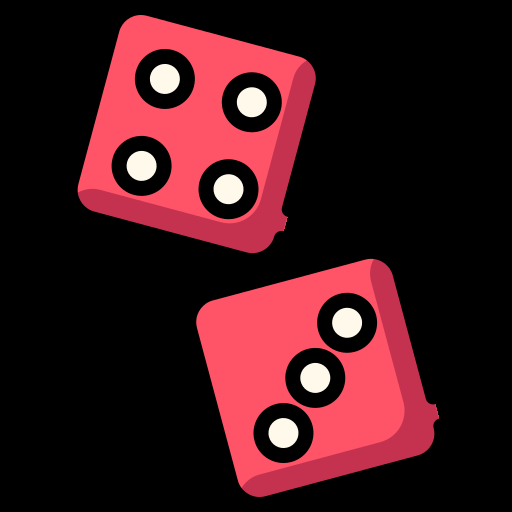
//> input picture devops/front/src/assets/dice.png, 512 x 512 px, given in place of the camera
$ ./video   (built with g++ and OpenCV 4)
//> lines starting //> are read from the running program, lines starting //| are printed output that depends on the picture; after the words box and inside, x2 and y2 are one past the last pixel; in counts of white or black regions, pixels touching at a corner belong together
#include <iostream>
#include <opencv2/highgui.hpp>
#include <opencv2/imgproc.hpp>
#include <vector>

using namespace cv;

// ---------------------------------
// ------------ UTILS --------------
// ---------------------------------

// [4 lines left out: function print, not called in this run]


// ---------------------------------
// ----------- HISTOGRAM -----------
// ---------------------------------


std::vector<double> histogramme( Mat image )
{
  int nbPixel = image.rows * image.cols;
  std::vector<double> histo( 256, 0.0 );

  for ( int y = 0; y < image.rows; y++ )
    for ( int x = 0; x < image.cols; x++ )
      histo[ image.at<uchar>(y,x) ] += 1.0/nbPixel;

  return histo;
}

std::vector<double> histogramme_cumule( const std::vector<double>& h_I )
{
    int V = h_I.size();
    std::vector<double> H_I(V, 0);
    H_I[0] = h_I[0];

    for(int i = 1; i < V; i++)
        H_I[i] += h_I[i] + H_I[i-1];

    return H_I;
}

cv::Mat afficheHistogrammes( const std::vector<double>& h_I,
                             const std::vector<double>& H_I )
{
    cv::Mat image( 256, 512, CV_8UC1 );
    image.setTo( 255 );

    // On recherche de la valeur maximale de l'histogramme
    double max = 0.0;
    for ( int i = 0; i < h_I.size(); i++ )
        if ( h_I[i] > max )
        //On stocke la valeur maximale
        max = h_I[i];

    // Tracé de l'histogramme h_I
    for ( int i = 0; i < h_I.size(); i++ )
    {
        int x = i;
        for ( int y = 255; y > 255 - (h_I[i] / max) * 255; y-- )
        image.at<uchar>(y,x) = 0;
    }
    // Tracé de l'histogramme H_I
    for ( int i = 0; i < H_I.size(); i++ )
    {
        int x = i + 256;
        // Colorier en bas du point
        for ( int y = 255; y > 255 - (H_I[i] / H_I.back()) * 255; y-- )
        image.at<uchar>(y,x) = 0;
    }
    return image;
}


cv::Mat egalisation_histogramme( const cv::Mat& image )
{
    std::vector<double> h_I = histogramme(image);
    std::vector<double> H_I = histogramme_cumule(h_I);
    cv::Mat image_egalisee(image.rows, image.cols, CV_8UC1);
    for(int i = 0; i < image.rows; i++)
    {
        for(int j = 0; j < image.cols; j++)
        {
            //colorier le pixel (i,j) de l'image egalisee avec la valeur de l'histogramme cumule
            int val = H_I[image.at<uchar>(i,j)] * H_I.size();
            image_egalisee.at<uchar>(i,j) = val;
        }
    }
    return image_egalisee;
}

// ---------------------------------
// ----------- TRAMAGE -------------
// ---------------------------------

// [42 lines left out: function tramage_floyd_steinberg, not called in this run]


// Function to calculate distance between two colors
float distance_color_l2(cv::Vec3f bgr1, cv::Vec3f bgr2) {
    return cv::norm(bgr1, bgr2, cv::NORM_L2);
}

// Function to find the index of the color closest to the given color in the vector of colors
// [14 lines left out: function best_color, not called in this run]

// Function to calculate the error vector between two colors
cv::Vec3f error_color(cv::Vec3f bgr1, cv::Vec3f bgr2) {
    return bgr1 - bgr2;
}

// Function for CMYK halftoning using Floyd-Steinberg algorithm
// [33 lines left out: function tramage_floyd_steinberg_cmyk, not called in this run]

// ---------------------------------
// ------------ MAIN ---------------
// ---------------------------------

int main(int argc, char *argv[])
{
    int mode = 0; //0, gray, 1, color
    std::vector<Mat> channels;

    // Define CMYK colors (from BGR)
    std::vector<cv::Vec3f> cmykColors = {
        cv::Vec3f(0.0, 0.0, 0.0),  // Black
        cv::Vec3f(1.0, 1.0, 1.0),  // white
        cv::Vec3f(1.0, 0.0, 1.0),  // Majenta
        cv::Vec3f(0.0, 1.0, 1.0),  // Yellow
        cv::Vec3f(1.0, 1.0, 0.0)   // Cyan
    };


    VideoCapture cap(0);
    if(!cap.isOpened()) return -1;
    Mat frame, frame_output;
    Mat hist;
    namedWindow("video", WINDOW_AUTOSIZE);
    namedWindow("histogramme", WINDOW_AUTOSIZE);
    for(;;)
    {
        cap >> frame;
//> frame is the input picture: 512 rows x 512 cols, CV_8UC3; mean B, G, R 27.3, 22.1, 61.2

        //take user input
        int   key_code = waitKey(30);
//> the 'e' key is pressed
        int ascii_code = key_code & 0xff;
        //apply changes to frame
        if (mode == 0) {
            cvtColor(frame, frame_output, COLOR_BGR2GRAY);
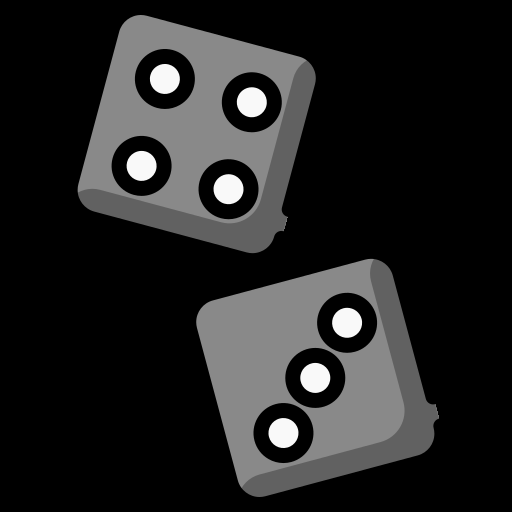
//> frame_output: 512 rows x 512 cols, CV_8UC1; min 0, max 249, mean 34.4
        }else{
            frame_output = frame.clone();
        }

        if (ascii_code == 't'){
            if(mode==1){
                // Apply CMYK halftoning
                //convert to CMYK
                frame_output = tramage_floyd_steinberg_cmyk(frame_output, cmykColors);
            }else{
                frame_output = tramage_floyd_steinberg(frame_output);
            }
        }

        if(ascii_code =='e')
        {
            if(mode==1){
                //convert to HSV
                cvtColor(frame_output, frame_output, COLOR_BGR2HSV);
                //get V channel from image
                split(frame_output, channels);
                frame_output = channels[2];
                frame_output = egalisation_histogramme(frame_output);
                channels[2] = frame_output;
                merge(channels, frame_output);
                cvtColor(frame_output, frame_output, COLOR_HSV2BGR);
            }else{
                frame_output = egalisation_histogramme(frame_output);
//> after the loop in histogramme, `for ( int y = 0; y < image.rows; y++ )`: histo = 256 values, max 0.738 at index 0, min 0 at index 144, mean 0.00391
//> in egalisation_histogramme, `std::vector<double> h_I = histogramme(image);`: h_I has the same summary as histo in histogramme
//> in histogramme_cumule, `int V = h_I.size();`: V = 256
//> in histogramme_cumule, `H_I[0] = h_I[0];`: H_I = 256 values, max 0.738 at index 0, min 0 at index 1, mean 0.00288
//> after the loop in histogramme_cumule, `for(int i = 1; i < V; i++)`: H_I = 256 values from 0.738 to 1
//> after the loop in egalisation_histogramme, `for(int i = 0; i < image.rows; i++)`:
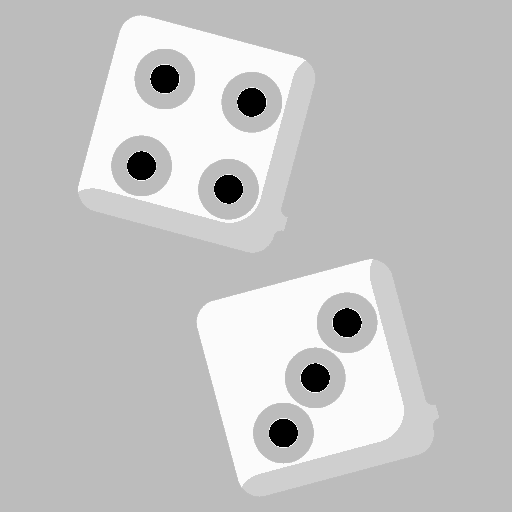
//> image_egalisee: 512 rows x 512 cols, CV_8UC1; min 0, max 251, mean 196.5
            }
        }

        //show modified frame
        imshow("video", frame_output);


        if(mode==1)
        {
            //show histogram for V channel of HSV image
            cvtColor(frame_output, frame_output, COLOR_BGR2HSV);
            split(frame_output, channels);
            frame_output = channels[2];
            hist = afficheHistogrammes( histogramme(frame_output) , histogramme_cumule(histogramme(frame_output)) );
            channels[2] = frame_output;
            merge(channels, frame_output);
            cvtColor(frame_output, frame_output, COLOR_HSV2BGR);

        }else{
            hist = afficheHistogrammes( histogramme(frame_output) , histogramme_cumule(histogramme(frame_output)) );
//> the loop in afficheHistogrammes, `for ( int i = 0; i < h_I.size(); i++ )` made 256 passes
//> max on passes 1, 189: 0.0173, 0.738
//> after the loop in afficheHistogrammes, `for ( int i = 0; i < h_I.size(); i++ )`: max = 0.738
//> after the loop in afficheHistogrammes, `for ( int i = 0; i < h_I.size(); i++ )`:
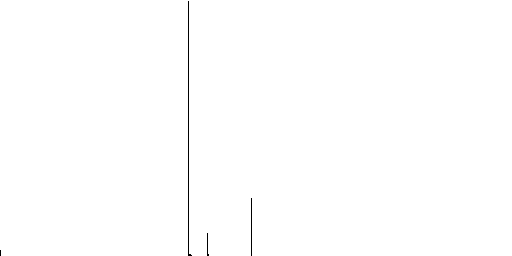
//> image: 256 rows x 512 cols, CV_8UC1; 99.7% white; black in thin lines or dots, all inside (x1, y1, x2, y2) = (0, 1, 252, 256)
//> after the loop in afficheHistogrammes, `for ( int i = 0; i < H_I.size(); i++ )`:
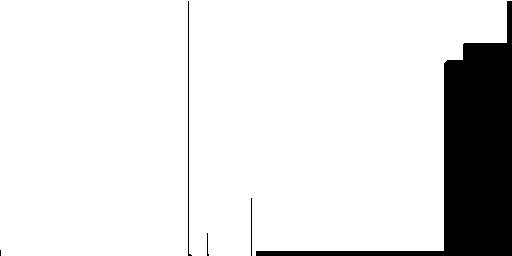
//> image: 256 rows x 512 cols, CV_8UC1; 88.1% white; 5 black regions (1 under 20 px), largest, box (x1, y1, x2, y2) and area: (256, 1, 512, 256) 15304, (188, 1, 192, 256) 260, (251, 198, 252, 256) 58, (207, 233, 209, 256) 25
        }
        imshow( "histogramme", hist );

        if (ascii_code == 'c') {
            mode = mode ? 0 : 1;
        }

        if( ascii_code == 'q') break;
    }
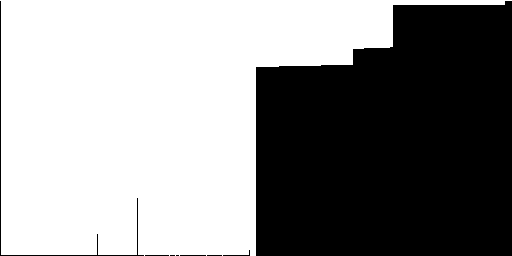
//> hist: 256 rows x 512 cols, CV_8UC1; 56.3% white; 8 black regions (3 under 20 px), largest, box (x1, y1, x2, y2) and area: (256, 1, 512, 256) 56648, (0, 1, 144, 256) 476, (223, 250, 250, 256) 32, (180, 255, 206, 256) 26, (145, 255, 169, 256) 24
    return 0;
}
